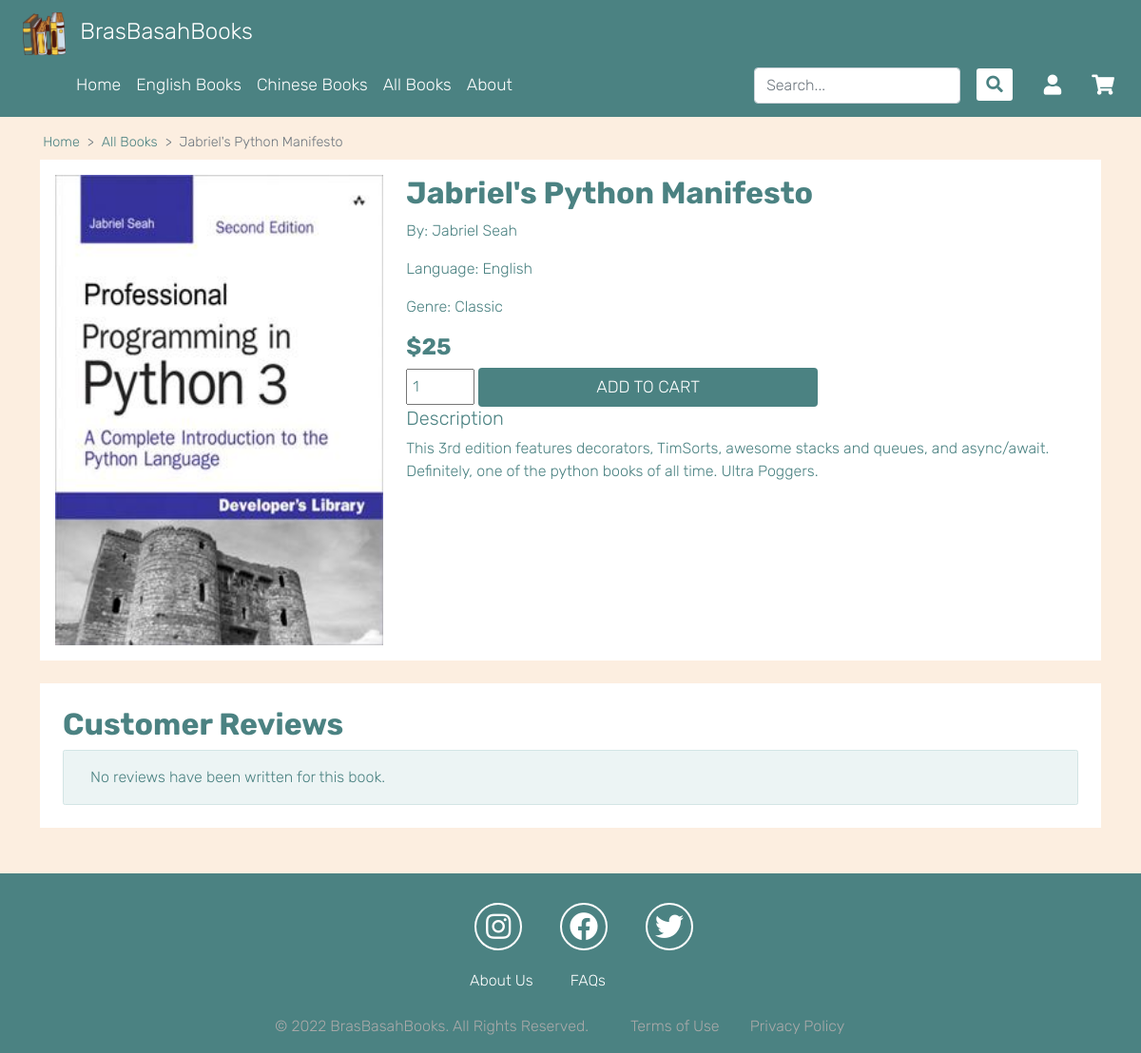
Page /book/19a4cc17-117a-4a20-8ad6-cc3c243e68a7 on the committed database.
### tables this page shows
CREATE TABLE Books (
    book_id TEXT NOT NULL,
    language TEXT NOT NULL,
    genre TEXT NOT NULL,
    title TEXT NOT NULL,
    stock INTEGER NOT NULL,
    price INTEGER NOT NULL,
    author TEXT NOT NULL,
    description TEXT NOT NULL,
    cover_img TEXT NOT NULL,
    PRIMARY KEY (book_id)
);

### __init__.py (the view)
@app.route("/book/<book_id>", methods=["GET", "POST"])
@limiter.limit("10/second", override_defaults=False)
def book_info(book_id):
    if flask_global.user and flask_global.user.role in ["admin", "staff"]:
        return redirect(url_for('dashboard'))
    book_data = dbf.retrieve_book(book_id)
    if book_data is None:
        abort(404)
    book_id = book_data[0]
    book = Book(*book_data)
    return render_template("book_info.html", book=book, book_id=book_id)

### __init__.py (called while the page is built, shortened)
def get_user():
    user_session = retrieve_user_session(request)

@app.before_request
def before_request():
    flask_global.user = get_user()  # Get user
    csrf.protect()

### csp/csp.py (called while the page is built)
def get_csp(blob=False) -> str:
    csp = _DEFAULT_CSP
    if blob:
        csp = _IMG_SRC_BLOB_SCP
    return csp

### db_fetch/book.py (called while the page is built)
def retrieve_book(id_of_book: str) -> Union[tuple, None]:
    return retrieve_db("Books", book_id=id_of_book, fetchone=True)

### db_fetch/general.py (called while the page is built)
def execute_db(query: str, parameters=None, fetchone=False) -> Union[list[tuple], tuple, None]:
    assert query.strip().endswith(";"), 'Must end SQL query with ";"'
    with closing(sqlite3.connect(DATABASE)) as connection:
        with connection:
            cursor = connection.cursor()
            retrieved = cursor.execute(query, parameters)
            if fetchone:
                data = retrieved.fetchone()
            else:
                data = retrieved.fetchall()
            return data
    raise RuntimeError("Unknown critical error!")

### models/Book.py (called while the page is built)
    @property
    def cover_img(self):
        return BOOK_IMG_UPLOAD_FOLDER + self._cover_img

### session_handler/UserSession.py (called while the page is built)
def retrieve_user_session(request) -> Union[UserSession, None]:
    return _gcv(request, USER_SESSION_NAME)

### session_handler/session_handler.py (called while the page is built)
def retrieve_session(session:str) -> Union[Any, None]:
    if session:  # If session is not empty
        try:
            values = session.encode().split(_SEPARATOR)
            a = digest(_SECRET_KEY, values[0], _DIGEST_METHOD)
            b = b64decode(values[-1])
        except Exception as e:
            logger.warning(f"Invalid session: {session}")
        else:
            try:
                if compare_digest(a, b):
                    return loads(b64decode(values[0]))
            except Exception as e:
                logger.critical(f"Error while deserialising: {e}")
                logger.critical(f"Malicious session: {session}")

def get_cookie_value(request, name:str) -> Union[Any, None]:
    return retrieve_session(request.cookies.get(name))

### templates/book_info.html (shortened to what this page needs)
{% extends "base.html" %}
{% block stylesheets %}
<link rel="stylesheet" href="/static/css/books.css">
{% endblock %}
{% block content %}
{% from "includes/_render_breadcrumb.html" import render_breadcrumb %}
{{ render_breadcrumb({
  "Home": url_for("home"),
  "All Books": url_for("books", sort_this="all"),
  book.title: "#"
}) }}
<div class="container display-section p-3 mb-4">
  <div class="row book-info">
    <div class="col-4">
      <img src="{{ book.cover_img }}">
    </div>
    <div class="col-8">
      <h2>{{ book.title }}</h2>
      <p>By: {{ book.author }}</p>
      <p>Language: <span>{{ book.language }}</span></p>
      <p>Genre: <span>{{ book.genre }}</span></p>
      <h4>$<span>{{ book.price }}</span></h4>
      <form method="POST" action="{{ url_for('add_to_cart') }}">
        <input type="number" class="quantity-selector" name="quantity" min="1" value="1" max="{{ book.stock }}">
        {% if g.user is not none %}
        <input type="submit" class="btn add-cart-button" value="ADD TO CART">
        {% else %}
        <button type="button" id="redirectLoginButton" class="btn add-cart-button">ADD TO CART</button>
        {% endif %}
      </form>
      <h5>Description</h5>
      <p>{{ book.description }}</p>
    </div>
  </div>
</div>
<div class="container display-section customer-reviews-container p-4 mb-4">
  <h2 class="review-header mb-2">Customer Reviews</h2>
  <div id="ratingsDetails" class="container py-3">
  </div>
</div>
{% endblock %}

### templates/includes/_render_breadcrumb.html
{% macro render_breadcrumb(name_to_target_dict) %}
  <nav class="breadcrumb-divider-style" aria-label="breadcrumb">
    <ol class="breadcrumb">
      {% for name, target in name_to_target_dict.items() %}
        {% if target == "#" %}
          <li class="breadcrumb-item active" aria-current="page">{{ name }}</li>
        {% else %}
          <li class="breadcrumb-item"><a href="{{ target }}">{{ name }}</a></li>
        {% endif %}
      {% endfor %}
    </ol>
  </nav>
{% endmacro %}

### static/css/standard.css (style rules this page uses)
html { scroll-behavior: smooth; }
body { background-color: #FCEEE0; font-family: Rubik, Tahoma, sans-serif; color: #4b8282; overflow-x: hidden; }
.breadcrumb { margin-bottom: 0.5rem; margin-left: 0.2rem; font-size: 0.9rem; }
.breadcrumb-item a { color:#4b8282; text-decoration: none; }
.breadcrumb-divider-style { --bs-breadcrumb-divider: '>'; }

### static/css/books.css (style rules this page uses)
.display-section { background-color: #fff; }
.book-info img { width: 100%; }
.book-info h2, .book-info h4, .review-header { font-weight: bolder; }
.quantity-selector { width: 10%; padding: 5px; color: #4b8282; }
.add-cart-button { background: #4b8282; color: white; width: 50%; font-size: 1.1em; }
#ratingsDetails { background-color: #ecf4f4; border: 1px solid #d3e5e5; border-radius: 0.15rem; }

### rows in the picture
Books: title "Jabriel's Python Manifesto", cover_img (picture), author "Jabriel Seah", language "English", genre "Classic", price "25", description "This 3rd edition features decorators, TimSorts, awesome stacks and queues, and async/await. Definitely, one of the python books of all time. Ultra Poggers."

### other values in the picture
{{ name }} "Home" "All Books"
